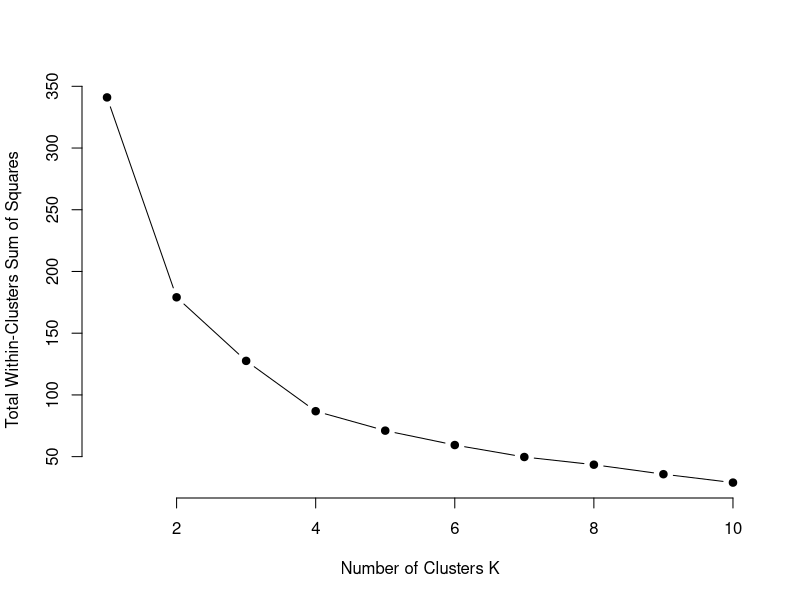
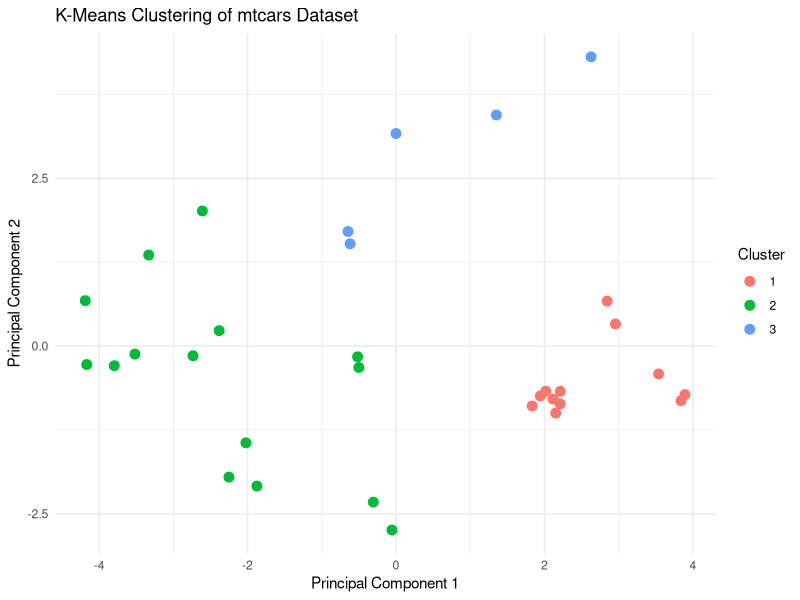

Here is the R script that generated these plots, in order:
# Load the required library
library(ggplot2)

# Load the mtcars dataset
data(mtcars)

# View the first few rows of the mtcars dataset
head(mtcars)

# Standardize the data (scaling each variable to have mean = 0 and standard deviation = 1)
mtcars_scaled <- scale(mtcars)

# View the first few rows of the scaled data
head(mtcars_scaled)

# Set a seed for reproducibility
set.seed(123)

# Perform k-means clustering with 3 clusters
kmeans_result <- kmeans(mtcars_scaled, centers = 3, nstart = 25)

# Print the k-means result
print(kmeans_result)

# Calculate total within-cluster sum of squares (WSS) for different numbers of clusters
wss <- sapply(1:10, function(k) {
  kmeans(mtcars_scaled, centers = k, nstart = 25)$tot.withinss
})

# Plot the elbow curve
plot(1:10, wss, type = "b", pch = 19, frame = FALSE,
     xlab = "Number of Clusters K",
     ylab = "Total Within-Clusters Sum of Squares")

# Perform PCA to reduce data to two dimensions for visualization
pca_result <- prcomp(mtcars_scaled)

# Create a data frame with PCA results and cluster assignments
pca_data <- data.frame(pca_result$x[, 1:2])
pca_data$Cluster <- as.factor(kmeans_result$cluster)

# Plot the clusters using ggplot2
ggplot(pca_data, aes(x = PC1, y = PC2, color = Cluster)) +
  geom_point(size = 3) +
  labs(title = "K-Means Clustering of mtcars Dataset",
       x = "Principal Component 1",
       y = "Principal Component 2") +
  theme_minimal()
